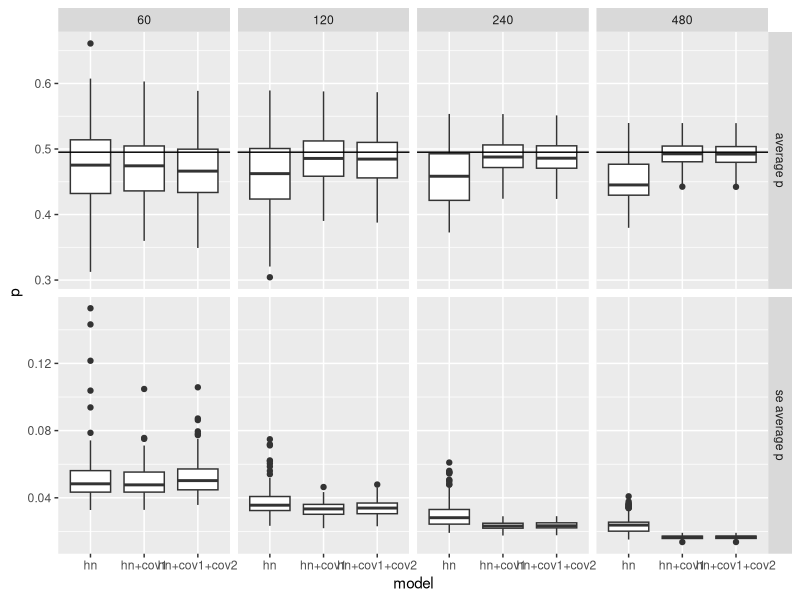

This figure's R source:
options(stingsAsFactors=FALSE)
library(ggplot2)
big.res <- read.csv("covcor.csv")


## quick plot
# load data here
results <- as.data.frame(big.res)
results <- results[,-1]
names(results) <- c("sim","n","model","p","varp")

# append the variances to the bottom of the results data.frame
results <- rbind(results,results)
results$p[(nrow(results)/2+1):nrow(results)] <- results$varp[(nrow(results)/2+1):nrow(results)]
results$varp <- NULL
results$metric <- c(rep("average p",nrow(results)/2),
                    rep("se average p",nrow(results)/2))

# drop some of the results
results <- results[!grepl("hr",results$model),]
results <- results[results$n!=30,]

results$p <- as.numeric(as.character(results$p))
#results$varp <- as.numeric(as.character(results$varp))
results$n <- as.factor(as.numeric(as.character(results$n)))

# true p lines
int1 <- integrate(function(x,pars){
                    exp(-x^2/(2*exp(pars)^2))
                  },
                  upper=0.75, lower=0, pars=log(0.3))
pa.lines <- data.frame(true.p = rep(int1$value/0.75,length(unique(results$n))),
                       metric = rep("average p",length(unique(results$n))),
                       n      = unique(results$n))


p <- ggplot(results)
p <- p + geom_boxplot(aes(x=model,y=p))
p <- p + facet_grid(metric~n,scales="free_y")
p <- p + geom_hline(aes(yintercept=true.p),data=pa.lines)
#p <- p + scale_y_continuous(limits=c(0,1))
print(p)



